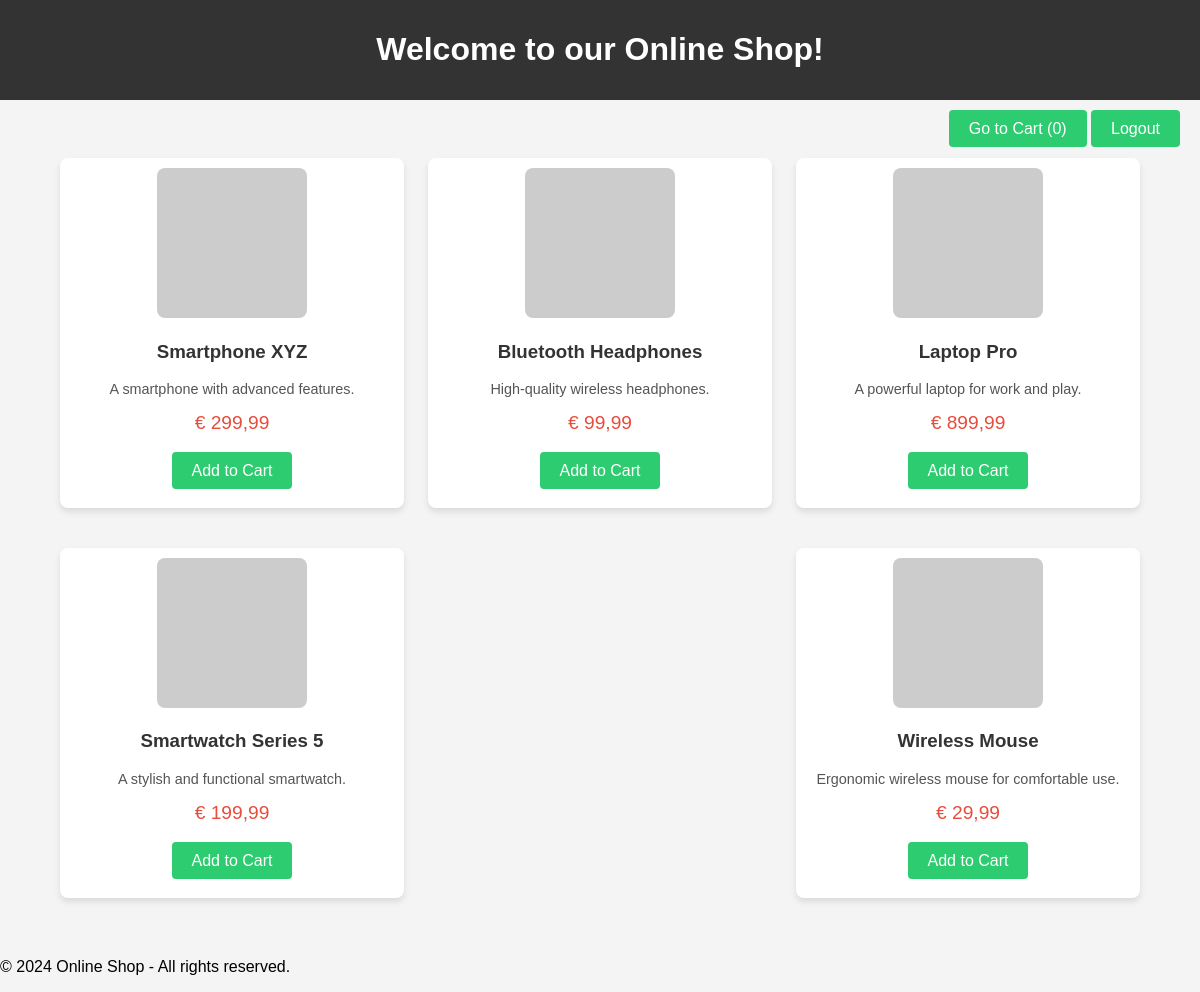
Screenshot of /index.php (signed in) with the database file from the repository.
### tables this page shows
CREATE TABLE prodotti (
    id INT(11) AUTO_INCREMENT PRIMARY KEY,  
    nome VARCHAR(100) NOT NULL,             
    prezzo DECIMAL(10,2) NOT NULL,          
    descrizione TEXT NULL,                  
    immagine VARCHAR(255) NULL              
);

### index.php (the view, shortened to what this page needs)
<?php
$servername = "localhost";
$username = "root";
$password = "";
$dbname = "ecommerce_db";
$conn = new mysqli($servername, $username, $password, $dbname);
$sql_prodotti = "SELECT * FROM prodotti";
$result_prodotti = $conn->query($sql_prodotti);
?>
<!DOCTYPE html>
<html lang="it">
<head>
</head>
<body>
<header>
    <h1>Welcome to our Online Shop!</h1>
</header>
<div class="carrello-button">
    <a href="carrello.php" class="button">Go to Cart (<?php echo count($_SESSION['carrello']); ?>)</a>
    <a href="logout.php" class="button">Logout</a>
</div>
<div class="container">
    <?php while ($prodotto = $result_prodotti->fetch_assoc()): ?>
        <div class="prodotto">
            <img src="<?php echo $prodotto['immagine']; ?>" alt="<?php echo $prodotto['nome']; ?>">
            <h3><?php echo $prodotto['nome']; ?></h3>
            <p class="descrizione"><?php echo $prodotto['descrizione']; ?></p>
            <p class="prezzo">€ <?php echo number_format($prodotto['prezzo'], 2, ',', '.'); ?></p>
            <br>
            <a href="index.php?aggiungi=<?php echo $prodotto['id']; ?>" class="button">Add to Cart</a>
            <br><br>
        </div>
    <?php endwhile; ?>
</div>
<footer>
    <p>&copy; 2024 Online Shop - All rights reserved.</p>
</footer>
</body>
</html>

### index.php (style rules this page uses)
body { font-family: Arial, sans-serif; background-color: #f4f4f4; margin: 0; padding: 0; }
header { background-color: #333; color: white; text-align: center; padding: 10px 0; }
.container { width: 90%; margin: 20px auto; display: flex; flex-wrap: wrap; justify-content: space-between; }
.prodotto { background-color: white; box-shadow: 0 4px 6px rgba(0,0,0,0.1); width: 30%; margin-bottom: 40px; padding: 10px; border-radius: 8px; text-align: center; }
.prodotto img { max-width: 100%; border-radius: 8px; }
.prodotto h3 { color: #333; }
.prezzo { color: #e74c3c; font-size: 1.2em; margin: 10px 0; }
.descrizione { color: #555; font-size: 0.9em; }
.button { background-color: #2ecc71; color: white; padding: 10px 20px; border: none; border-radius: 4px; cursor: pointer; text-decoration: none; }
.carrello-button { text-align: right; margin: 20px; }

### rows the page displays
prodotti: nome "Smartphone XYZ", descrizione "A smartphone with advanced features.", prezzo "299,99"
prodotti: nome "Bluetooth Headphones", descrizione "High-quality wireless headphones.", prezzo "99,99"
prodotti: nome "Laptop Pro", descrizione "A powerful laptop for work and play.", prezzo "899,99"
prodotti: nome "Smartwatch Series 5", descrizione "A stylish and functional smartwatch.", prezzo "199,99"
prodotti: nome "Wireless Mouse", descrizione "Ergonomic wireless mouse for comfortable use.", prezzo "29,99"

### other values shown
count($_SESSION['carrello']) "0"
